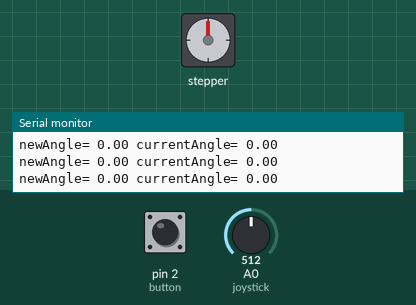
The sketch below on a simulated Arduino Uno, built with avr-gcc and run on an emulated ATmega328P. On the bench: stepper motor, the last lines printed to the serial monitor. The test bench sets the inputs (shaded band); at power-on: A0 (joystick) = 512, pin 2 (button) HIGH. Stepper angles assume 2048 steps per turn.

Above: at 1.2 s.
1.3 s: A0 (joystick) set to 462
4.3 s: A0 (joystick) set to 437
At 4.46 s:
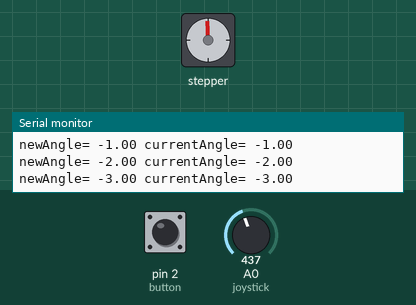
7.3 s: A0 (joystick) set to 306
At 7.46 s:
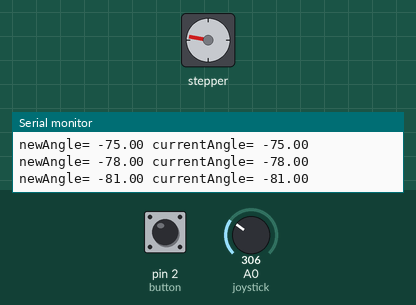
10.3 s: pin 2 (button) pulled LOW for 0.15 s
At 10.73 s:
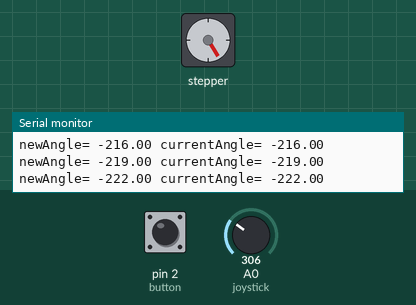
13.4 s: A0 (joystick) set to 716
At 13.74 s:
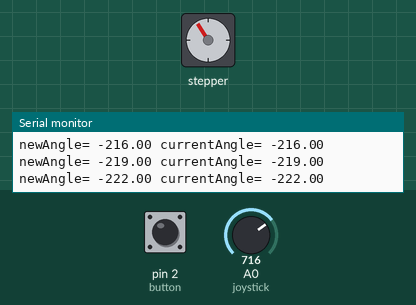
16.4 s: pin 2 (button) pulled LOW for 1 s
Timing chart, 0 to 21.4 s (numbered marks = the images above; inputs shaded):
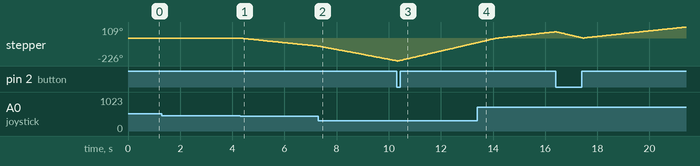

The sketch:

StepperCNCJogStarter.ino
```cpp
#include <Stepper.h>

const int stepsPerRevolution = 2048; // number of steps to complete one turn of the stepper
int joystick=A0; // Read joystick on this pin
int joystickValue; // Variable to store analog read value
int button=2; // Pin to read button presses
int buttonState; // Variable to store button status
float newAngle=0; // Angle we command the stepper to go to
float currentAngle = 0; // The current position of the stepper, global variable set in function
int home=0; // store home angle location
// initialize the stepper library on pins 8 through 11:
Stepper myStepper(stepsPerRevolution, 8, 10, 9, 11);

void setup() {
  myStepper.setSpeed(10); // set the speed at 10 rpm:
  Serial.begin(9600); // initialize the serial port:
  pinMode(button, INPUT_PULLUP); // Configure pin to read button
}

void loop() {
  // put your main code here, to run repeatedly:
  joystickValue=analogRead(joystick); // Read the joystick value
  buttonState=digitalRead(button); // Check if home button is pressed
  if (buttonState==LOW){ // If the button on the joystick is pressed, go to home location
    currentAngle=stepperGoTo(home,currentAngle);// Order stepper home
    newAngle=home;// Update angle variables
    delay(10); // Short delay to let stepper move
  }
  else{ // If the button is not pressed
    if (joystickValue>550 || joystickValue<450){ // Ignore small readings from joystick, reduces jittering
      newAngle+=map(joystickValue,0,1023,-5,5);// use the joystick to increment the newAngle variable
    }

  currentAngle=stepperGoTo(newAngle,currentAngle); // Move to the new angle
  Serial.print("newAngle= "); // Serial prints for debugging
  Serial.print(newAngle);
  Serial.print(" currentAngle= ");
  Serial.println(currentAngle);
  delay(10); // Short delay to let stepper move
  }
}

// ** No changes needed above, just update the function below ***
// Edit this function below to get the stepper motor to respond to the joystick inputs
// Custom function to move the stepper from the current angle to the new angle input
float stepperGoTo(float newAngle, float currentAngle) {
  // define "stepsPerDegree" as an integer equal to 6 steps/angular degree, which is the approximate # of integer steps per degree of motion
  // There are 5.68888 repeating (or 256/45) steps per degree. Using an integer here would quickly lead to positional innacuracies, so I've elected to bring in floats.
  // Every 256 steps is 45 degrees
  float stepsPerDegree = 2048.0 / 360.0; // This should go into the global space.

  // define integer steps variable as the difference between the newAngle and the current input variables multipled by the stepsPerDegree variable to convert the change in angle to number of steps
  // Difference of newAngle and CurrentAgnle, times stepsPerDegree, rounded, will yield our instruction.
  // Angle precision will be preserved in code but non-stacking error will be present at the stepper.
  int steps = round((newAngle - currentAngle) * stepsPerDegree);

  // make the stepper move by the integer steps variable just defined above
  myStepper.step(steps);

  // update currentAngle variable to be equal to the newAngle
  currentAngle = newAngle; // Sure ok.

  return currentAngle;  // this line will return the current angle value back into the void loop to keep track of the currentAngle after the stepper motion
}
```

Measured:
- after the input at 4.3 s, stepper: keeps turning counter-clockwise at about 27°/s, starting at once
